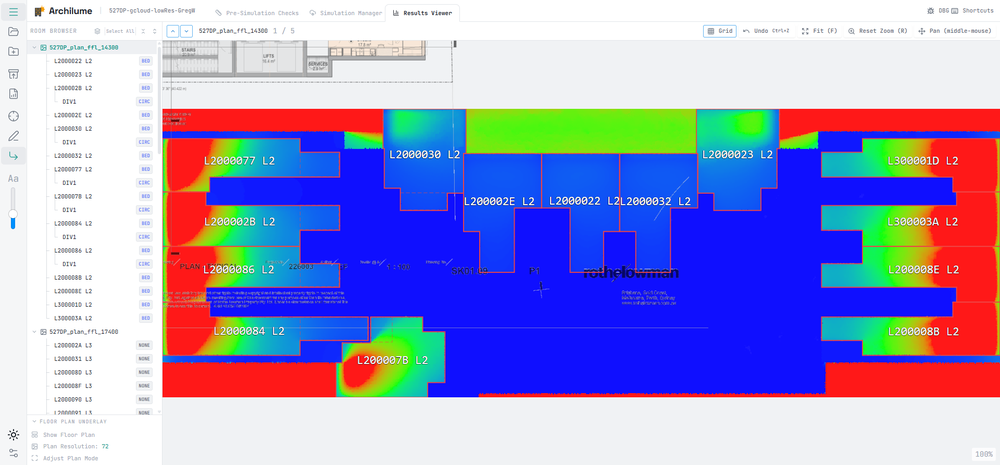
#> input picture adjust_mode.png, 1000 x 465 px, shrunk from 1920 x 893 before the run
$ python image_aoi_annotator.py ../adjust_mode.png
#> lines starting #> are read from the running program, lines starting #| are printed output that depends on the picture
"""
Matplotlib Polygon Annotation Tool for Floor Plans
Allows interactive polygon drawing with vertex editing and persistence
Supports standard image formats (PNG, JPG, TIFF) and HDR files
"""

import matplotlib.pyplot as plt
from matplotlib.widgets import PolygonSelector, TextBox, Button
from matplotlib.patches import Polygon
import numpy as np
import json
from pathlib import Path
from tkinter import Tk, filedialog
import cv2


def load_image(image_path: Path) -> tuple[np.ndarray, np.ndarray]:
    """
    Load an image file, supporting both standard formats and HDR.

    Returns:
        tuple: (original_image, display_rgb_image)
            - original_image: Raw image data (for pixel statistics)
            - display_rgb_image: Tone-mapped RGB image for display (0-255 uint8)
    """
    path_str = str(image_path)
    suffix = image_path.suffix.lower()

    if suffix in ('.hdr', '.exr'):
        # Load HDR image with full floating point precision
        hdr_image = cv2.imread(path_str, cv2.IMREAD_ANYDEPTH | cv2.IMREAD_COLOR)

        if hdr_image is None:
            raise ValueError(f"Failed to load HDR image: {path_str}")

        # Store original for statistics
        original = hdr_image.copy()

        # Tone-map for display using Reinhard operator
        tonemap = cv2.createTonemapReinhard(gamma=1.0, intensity=0.0,
                                            light_adapt=0.8, color_adapt=0.0)
        ldr_image = tonemap.process(hdr_image)

        # Convert to 8-bit for display
        ldr_image = np.clip(ldr_image * 255, 0, 255).astype(np.uint8)
        display_rgb = cv2.cvtColor(ldr_image, cv2.COLOR_BGR2RGB)

        print(f"Loaded HDR image: {hdr_image.shape}, range: [{hdr_image.min():.2f}, {hdr_image.max():.2f}]")

        return original, display_rgb
    else:
        # Standard image formats
        image = cv2.imread(path_str)
#> image is the input picture: shape (465, 1000, 3); mean B, G, R 205.6, 154.2, 157.5
        if image is None:
            raise ValueError(f"Failed to load image: {path_str}")

        display_rgb = cv2.cvtColor(image, cv2.COLOR_BGR2RGB)
        return image, display_rgb


class PolygonAnnotator:
    def __init__(self, image_path):
        self.image_path = Path(image_path)
        self.image, self.image_rgb = load_image(self.image_path)
        self.is_hdr = self.image_path.suffix.lower() in ('.hdr', '.exr')

        # Storage for polygons
        self.polygons = []
        self.polygon_patches = []  # Store patch references for selection
        self.polygon_labels = []   # Store label text references
        self.current_polygon_vertices = []
        self.selected_polygon_idx = None  # Currently selected polygon index

        # Zoom state
        self.zoom_scale = 1.0
        self.original_xlim = None
        self.original_ylim = None

        # Setup matplotlib figure with side panel
        self.fig = plt.figure(figsize=(18, 10))

        # Main image axes (left side, takes 75% width)
        self.ax = self.fig.add_axes([0.02, 0.05, 0.68, 0.90])
        self.ax.imshow(self.image_rgb)
        self.ax.set_title(f'Polygon Annotator - {self.image_path.name}')

        # Store original view limits for zoom reset
        self.original_xlim = self.ax.get_xlim()
        self.original_ylim = self.ax.get_ylim()

        # Side panel area (right side)
        self._setup_side_panel()

        # Initialize PolygonSelector
        self.selector = PolygonSelector(
            self.ax,
            self.on_polygon_select,
            useblit=True,
            props=dict(color='cyan', linestyle='-', linewidth=2, alpha=0.5),
            handle_props=dict(markersize=8, markerfacecolor='red', markeredgecolor='white')
        )

        # Connect event handlers
        self.fig.canvas.mpl_connect('key_press_event', self.on_key_press)
        self.fig.canvas.mpl_connect('scroll_event', self.on_scroll)
        self.fig.canvas.mpl_connect('button_press_event', self.on_click)

        # Load existing annotations if available
        self.load_annotations()
        self._update_polygon_list()

    def _setup_side_panel(self):
        """Create the side panel with input fields and buttons"""
        panel_left = 0.72
        panel_width = 0.26

        # Instructions text
        ax_instructions = self.fig.add_axes([panel_left, 0.88, panel_width, 0.08])
        ax_instructions.axis('off')
        ax_instructions.text(0, 0.9, "INSTRUCTIONS", fontsize=11, fontweight='bold')
        ax_instructions.text(0, 0.55, "1. Click to draw polygon vertices", fontsize=9)
        ax_instructions.text(0, 0.25, "2. Scroll to zoom, right-click to select", fontsize=9)
        ax_instructions.text(0, -0.05, "3. Enter label below, click Save", fontsize=9)

        # Label input
        ax_label_text = self.fig.add_axes([panel_left, 0.82, panel_width, 0.04])
        ax_label_text.axis('off')
        ax_label_text.text(0, 0.5, "Polygon Label:", fontsize=10, fontweight='bold')

        ax_label = self.fig.add_axes([panel_left, 0.77, panel_width, 0.05])
        self.label_textbox = TextBox(ax_label, '', initial='')

        # Room type input
        ax_room_text = self.fig.add_axes([panel_left, 0.71, panel_width, 0.04])
        ax_room_text.axis('off')
        ax_room_text.text(0, 0.5, "Room Type (optional):", fontsize=10, fontweight='bold')

        ax_room = self.fig.add_axes([panel_left, 0.66, panel_width, 0.05])
        self.room_textbox = TextBox(ax_room, '', initial='')

        # Status display
        ax_status = self.fig.add_axes([panel_left, 0.58, panel_width, 0.06])
        ax_status.axis('off')
        self.status_text = ax_status.text(0, 0.5, "Status: Ready to draw", fontsize=9,
                                          color='blue', style='italic')

        # Buttons row 1
        ax_save = self.fig.add_axes([panel_left, 0.51, panel_width * 0.48, 0.05])
        self.btn_save = Button(ax_save, 'Save Polygon')
        self.btn_save.on_clicked(self._on_save_click)

        ax_clear = self.fig.add_axes([panel_left + panel_width * 0.52, 0.51, panel_width * 0.48, 0.05])
        self.btn_clear = Button(ax_clear, 'Clear Current')
        self.btn_clear.on_clicked(self._on_clear_click)

        # Buttons row 2
        ax_export = self.fig.add_axes([panel_left, 0.44, panel_width * 0.48, 0.05])
        self.btn_export = Button(ax_export, 'Export JSON')
        self.btn_export.on_clicked(self._on_export_click)

        ax_delete = self.fig.add_axes([panel_left + panel_width * 0.52, 0.44, panel_width * 0.48, 0.05])
        self.btn_delete = Button(ax_delete, 'Delete Selected')
        self.btn_delete.on_clicked(self._on_delete_click)

        # Buttons row 3
        ax_reset_zoom = self.fig.add_axes([panel_left, 0.37, panel_width * 0.48, 0.05])
        self.btn_reset_zoom = Button(ax_reset_zoom, 'Reset Zoom')
        self.btn_reset_zoom.on_clicked(self._on_reset_zoom_click)

        ax_quit = self.fig.add_axes([panel_left + panel_width * 0.52, 0.37, panel_width * 0.48, 0.05])
        self.btn_quit = Button(ax_quit, 'Quit')
        self.btn_quit.on_clicked(self._on_quit_click)

        # Saved polygons list header
        ax_list_header = self.fig.add_axes([panel_left, 0.30, panel_width, 0.05])
        ax_list_header.axis('off')
        ax_list_header.text(0, 0.5, "SAVED POLYGONS (click to select):", fontsize=10, fontweight='bold')

        # Saved polygons list area
        self.ax_list = self.fig.add_axes([panel_left, 0.05, panel_width, 0.24])
        self.ax_list.axis('off')

    # [138 lines left out: functions on_scroll, on_click, _select_polygon_at, _select_polygon, _deselect_polygon, _on_save_click and 2 more, not called in this run]

    def _on_export_click(self, event):
        """Handle export button click"""
        self.save_all_annotations()

    # [31 lines left out: functions _on_delete_click, _on_reset_zoom_click, not called in this run]

    def _on_quit_click(self, event):
        """Handle quit button click"""
        plt.close(self.fig)

    # [5 lines left out: function _update_status, not called in this run]

    def _update_polygon_list(self):
        """Update the list of saved polygons in the side panel"""
        self.ax_list.clear()
        self.ax_list.axis('off')

        if not self.polygons:
            self.ax_list.text(0, 0.95, "(no polygons saved)", fontsize=9, style='italic', color='gray')
        else:
            # Show up to 10 polygons
            max_display = 10
            for i, poly in enumerate(self.polygons[:max_display]):
                y_pos = 0.95 - (i * 0.095)
                label = poly.get('label', 'unnamed')
                room = poly.get('room_type', '')
                display_text = f"{i+1}. {label}"
                if room:
                    display_text += f" ({room})"
                # Truncate if too long
                if len(display_text) > 28:
                    display_text = display_text[:25] + "..."

                # Highlight selected
                if i == self.selected_polygon_idx:
                    self.ax_list.text(0, y_pos, display_text, fontsize=8,
                                     fontweight='bold', color='orange')
                else:
                    self.ax_list.text(0, y_pos, display_text, fontsize=8)

            if len(self.polygons) > max_display:
                self.ax_list.text(0, 0.02, f"... and {len(self.polygons) - max_display} more",
                                 fontsize=8, style='italic')

        self.fig.canvas.draw_idle()

    # [124 lines left out: functions on_polygon_select, on_key_press, save_current_polygon, save_all_annotations, not called in this run]

    def load_annotations(self):
        """Load existing annotations from JSON file"""
        json_path = self.image_path.with_suffix('.json')

        if not json_path.exists():
            print(f"No existing annotations found at {json_path}")
            return

        with open(json_path, 'r') as f:
            data = json.load(f)

        self.polygons = data.get('annotations', [])
        self.polygon_patches = []
        self.polygon_labels = []

        # Draw loaded polygons
        for poly_data in self.polygons:
            vertices = poly_data['vertices']
            poly = Polygon(
                vertices,
                closed=True,
                edgecolor='green',
                facecolor='green',
                alpha=0.3,
                linewidth=2
            )
            self.ax.add_patch(poly)
            self.polygon_patches.append(poly)

            # Add label
            vertices_array = np.array(vertices)
            centroid = vertices_array.mean(axis=0)
            label_text = self.ax.text(centroid[0], centroid[1], poly_data.get('label', ''),
                        color='white', fontsize=9,
                        bbox=dict(boxstyle='round', facecolor='green', alpha=0.7),
                        ha='center', va='center')
            self.polygon_labels.append(label_text)

        self._update_status(f"Loaded {len(self.polygons)} polygons", 'green')
        self.fig.canvas.draw_idle()
        print(f"Loaded {len(self.polygons)} existing annotations")

    # [44 lines left out: function calculate_statistics, not called in this run]

    def show(self):
        """Display the annotation interface"""
        print("\n=== Polygon Annotator ===")
        print("Draw polygons on the image, enter labels in the side panel")
        print("Scroll wheel: zoom in/out")
        print("Right-click: select existing polygon")
        print("Keyboard: s=save, S=export, d=delete, r=reset zoom, q=quit")
        print("=========================\n")
        plt.show()
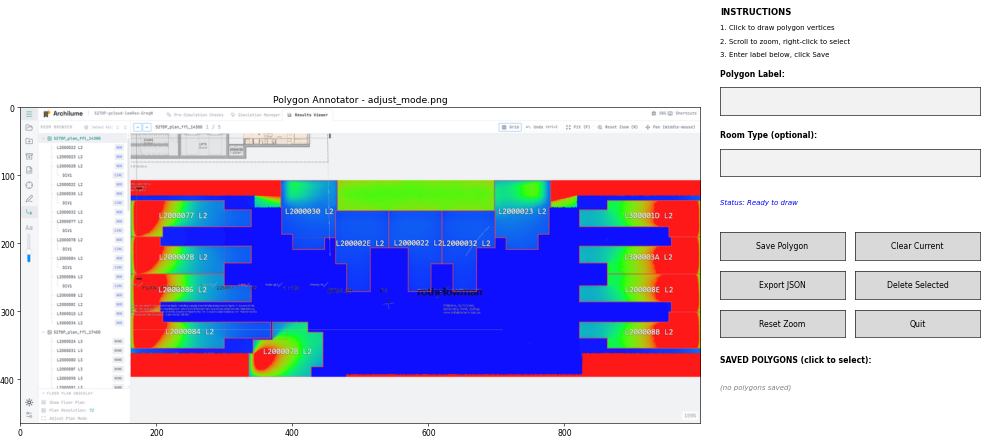
#> figure drawn by matplotlib, 3 panels


# [21 lines left out: function select_image_file, not called in this run]


if __name__ == "__main__":
    import sys

    # Check for command-line argument first
    if len(sys.argv) > 1:
        image_path = sys.argv[1]
    else:
        # Fall back to file dialog
        script_dir = Path(__file__).parent
        print("Select an image file to annotate...")
        image_path = select_image_file(start_dir=script_dir)

    if image_path:
        print(f"Loading image: {image_path}")
        annotator = PolygonAnnotator(image_path)
        annotator.show()
    else:
        print("No file selected. Exiting.")

$ run again, on level2_inherit.png
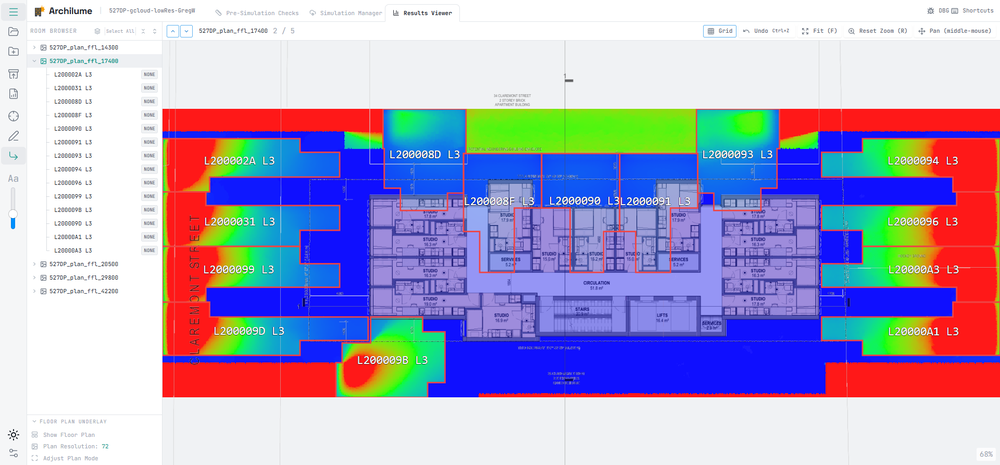
#> input picture level2_inherit.png, 1000 x 465 px, shrunk from 1920 x 893 before the run
#> in load_image, image is the input picture: shape (465, 1000, 3); mean B, G, R 199.9, 167.3, 174
#> in show, `plt.show()`:
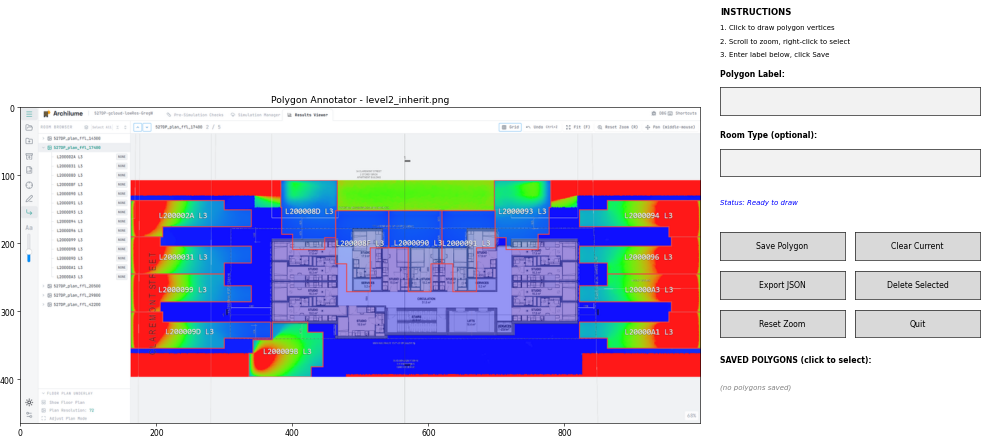
#> figure drawn by matplotlib, 3 panels

$ run again, on overlay-2400.png
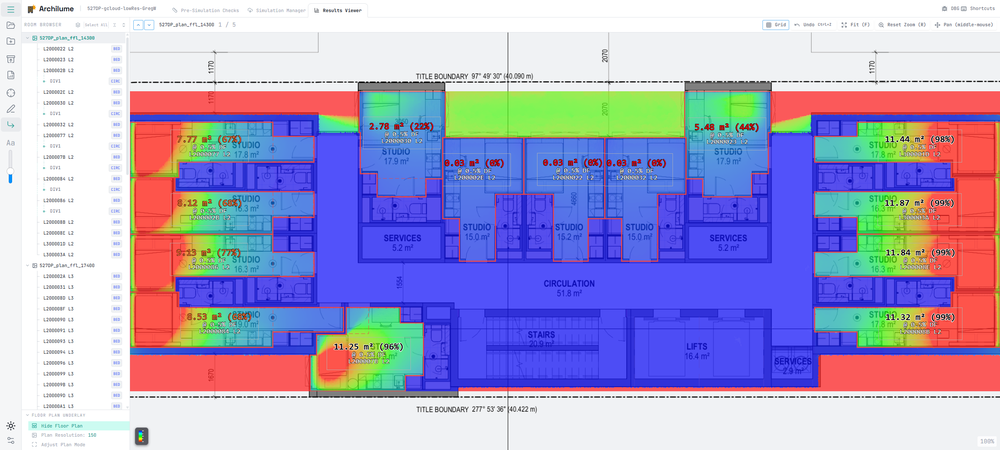
#> input picture overlay-2400.png, 1000 x 450 px, shrunk from 2400 x 1080 before the run
#> in load_image, image is the input picture: shape (450, 1000, 3); mean B, G, R 202.4, 163.5, 169.2
#> in show, `plt.show()`:
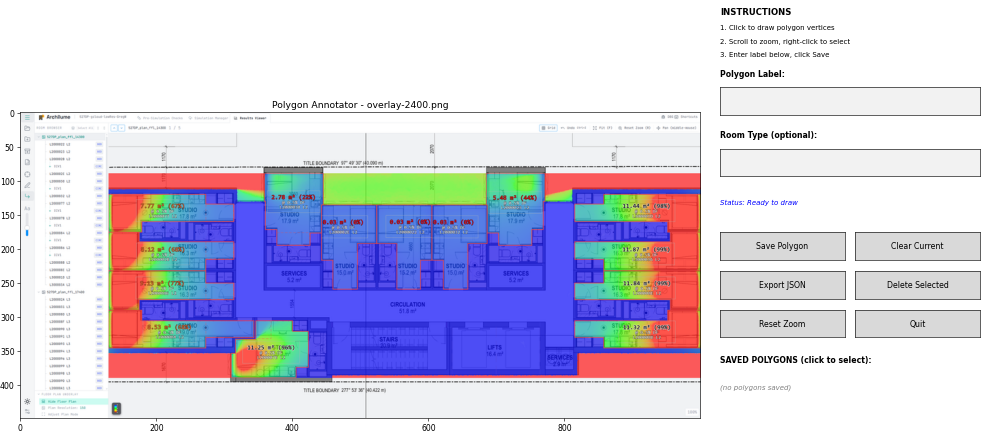
#> figure drawn by matplotlib, 3 panels

$ run again, on overlay-initial-load.png
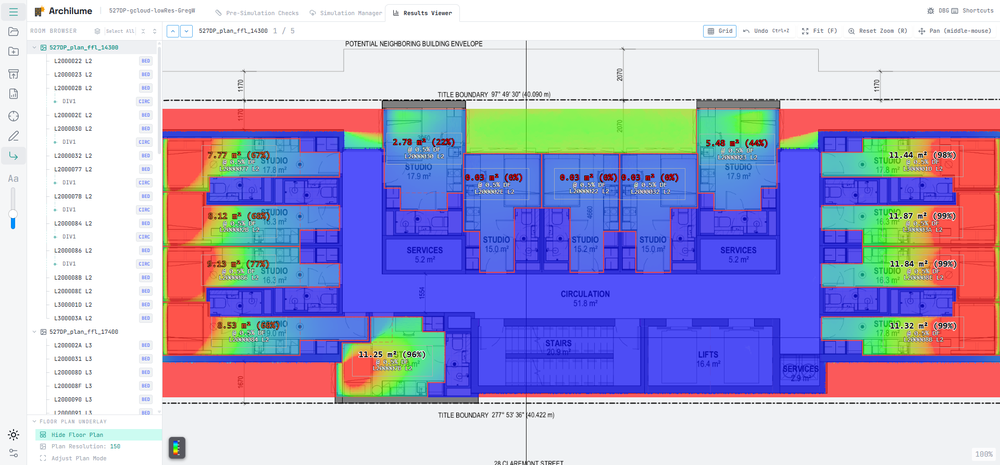
#> input picture overlay-initial-load.png, 1000 x 465 px, shrunk from 1920 x 893 before the run
#> in load_image, image is the input picture: shape (465, 1000, 3); mean B, G, R 206.7, 171.6, 176.6
#> in show, `plt.show()`:
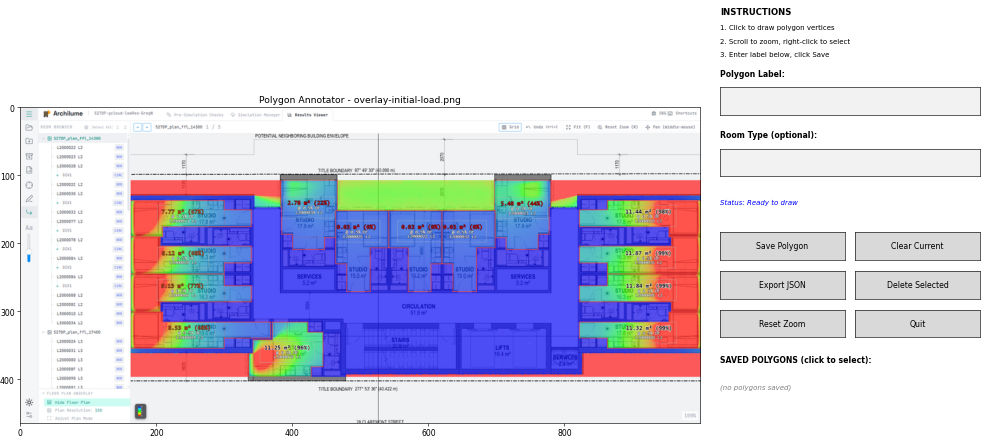
#> figure drawn by matplotlib, 3 panels
